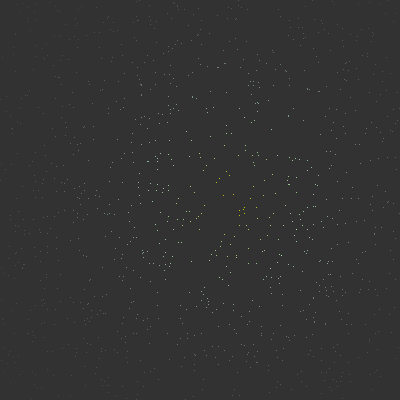
Frame 1 (no input)
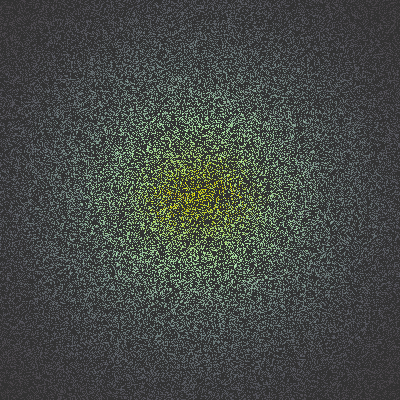
Frame 60 (the mouse pressed at the canvas centre just before this capture)
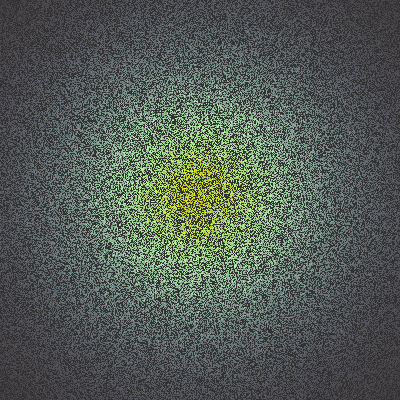
Frame 120 (the mouse held since frame 60 and released just before this capture)

The Processing sketch that drew these frames (run headless with seeded random() and noise(); from frame 60 on, the mouse is pressed at the canvas centre):

// Processing sketch: processing_1984
// ── processing_1984.pde

float f = 0;

void setup(){
  size(400,400);
  colorMode(HSB);
  background(50);
}

void draw(){
  for(int i=0;i<1111;i++){
    float x,y;
    x=random(0,width);
    y=random(0,height);
    float d = dist(x,y,200+cos(f)*cos(f/10)*30,200+sin(f)*sin(f/10)*30);
    stroke((33+d/1.5)%255,(20 / d)*255,(80 / d)*255,255);
    point(x,y);
  }
  f += .1;
}
